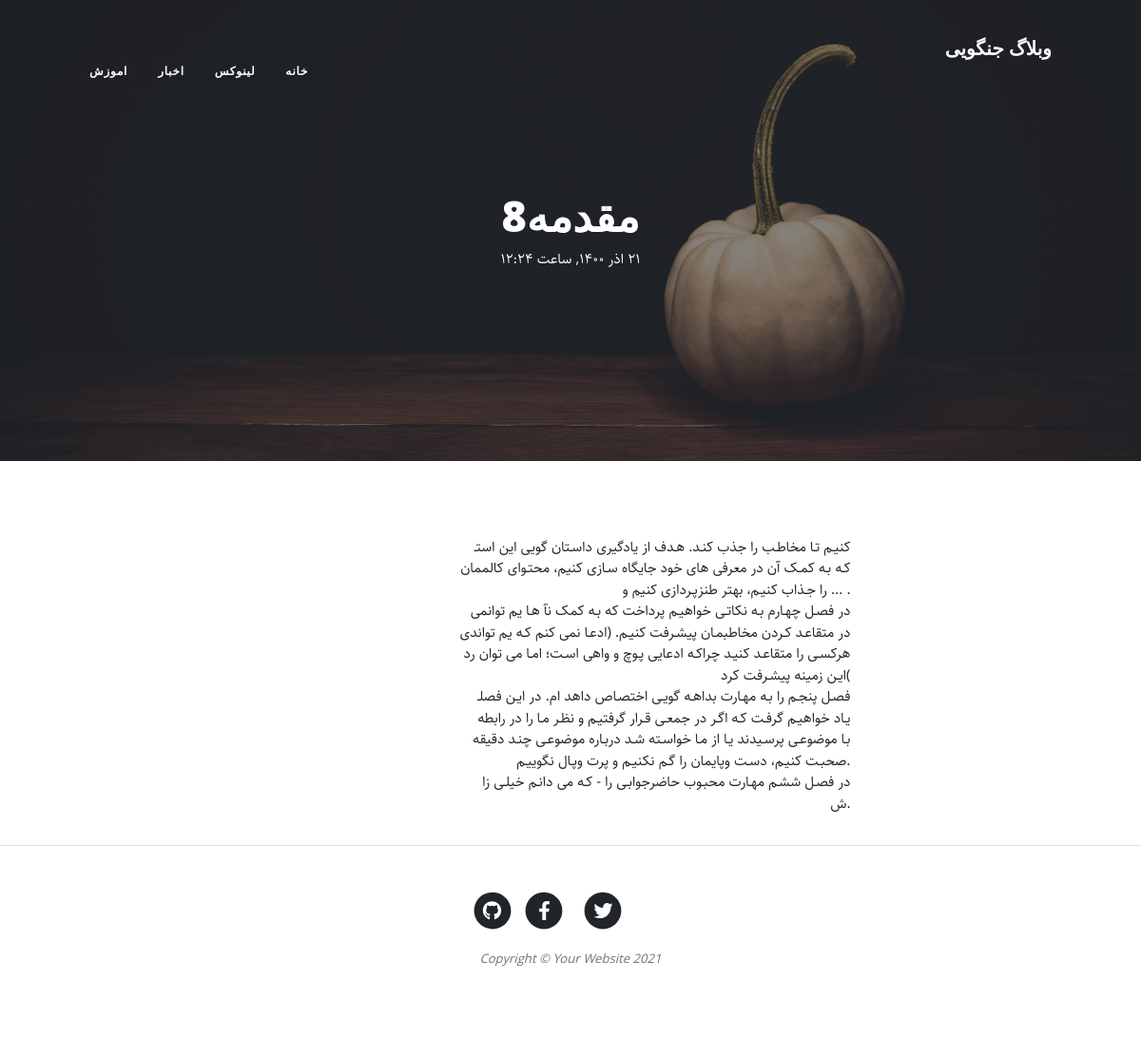
Screenshot of /article/mkdmh8 with the database file from the repository.
### blog/models.py (models this page shows, shortened)
class Category(models.Model):
    parent = models.ForeignKey('self', default=None, null=True, blank=True, on_delete=models.SET_NULL, related_name='children', verbose_name='زیر دسته')
    title = models.CharField(max_length=200, verbose_name='عنوان دسته بندی ')
    slug = models.SlugField(max_length=100, unique=True,verbose_name=' ادرس دسته بندی')
    status = models.BooleanField(default=True, verbose_name='ایا نمایش داده شود؟')
    position = models.IntegerField(verbose_name='پوزیشن')
    class Meta():
        verbose_name = 'دسته بندی '
        verbose_name_plural = 'دسته بندی ها'
        ordering = ['parent__id' ,'position']
    objects = CategoryManager()

class Article(models.Model):
    STATUS_CHOICES = (
        ('d', 'پیش نویس  '),
        ('p', 'منتشر شده '),
    )
    author = models.ForeignKey(User, null=True, on_delete=models.SET_NULL, related_name='articles', verbose_name="نویسنده")
    title = models.CharField(max_length=60, verbose_name='عنوان مقاله')
    slug = models.SlugField(max_length=60, unique=True,verbose_name='ادرس مقاله')
    category = models.ManyToManyField(Category, verbose_name='دسته بندی', related_name='articles')
    description = models.TextField(verbose_name='محتوا')
    thumbnail = models.ImageField(upload_to="images/", verbose_name='تصویر مقاله')
    publish = models.DateTimeField(default=timezone.now, verbose_name='زمان انتشار')
    created = models.DateTimeField(auto_now_add=True)
    updated = models.DateTimeField(auto_now=True)
    status = models.CharField(max_length=1, choices=STATUS_CHOICES, verbose_name='وضعیت')
    class Meta():
        verbose_name = 'مقاله'
        verbose_name_plural = 'مقالات'
        ordering = ['-publish']
    def jpublish(self):
        return jalali_converter(self.publish)
    jpublish.short_description = "زمان انتشار"
    def thumbnail_tag(self):
        return format_html("<img width=100 height=75 style='border-radius:7px;' src='{}'".format(self.thumbnail.url))
    thumbnail_tag.short_description = " عکس"
    objects = ArticleManager()

### blog/views.py (the view)
# urls.py: path('article/<slug:slug>', ArticleDetail.as_view(), name='detail'),
class ArticleDetail(DetailView):
    def get_object(self):
        slug = self.kwargs.get('slug')
        return get_object_or_404(Article.objects.published(), slug=slug)

### blog/models.py (called while the page is built)
    def published(self):
        return self.filter(status="p")

    def active(self):
        return self.filter(status=True)

### blog/templatetags/base_tags.py (called while the page is built)
@register.simple_tag
def title(data='وبلاگ جنگویی'):
    return data

@register.inclusion_tag("blog/partials/category_navbar.html")
def category_navbar():
    return {
        "category" : Category.objects.filter(status=True),
    }

### extensions/jalali.py (called while the page is built)
    def persian_tuple(self):
        return self.persian_year, self.persian_month, self.persian_day

### extensions/utils.py (called while the page is built)
def persian_numbers_converter(mystr):
   numbers = {
      "0":"۰",
      "1":"۱",
      "2":"۲",
      "3":"۳",
      "4":"۴",
      "5":"۵",
      "6":"۶",
      "7":"۷",
      "8":"۸",
      "9":"۹",
   }
   for e, p in numbers.items():
      mystr = mystr.replace(e,p)
   return mystr

def jalali_converter(time):
   jmonths = ['فروردین','اردیبهشت','خرداد','تیر','مرداد','شهریور','مهر','ابان','اذر','دی','بهمن','اسفند']
   time = timezone.localtime(time)
   time_to_str = "{},{},{}".format(time.year, time.month, time.day)
   time_to_tuple = jalali.Gregorian(time_to_str).persian_tuple()
   time_to_list = list(time_to_tuple)
   for index, month in enumerate(jmonths):
      if time_to_list[1] == index + 1:
         time_to_list[1] = month
         break
   output = "{} {} {}, ساعت {}:{}".format(
      time_to_list[2],
      time_to_list[1],
      time_to_list[0],
      time.hour,
      time.minute,
   )
   return  persian_numbers_converter(output)

### templates/blog/article_detail.html (shortened to what this page needs)
{% extends 'blog/base.html' %}
{% block main %}
<header class="masthead" style="background-image: url('{{article.thumbnail.url}}')">
    <div class="container position-relative px-4 px-lg-5">
        <div class="row gx-4 gx-lg-5 justify-content-center">
            <div class="col-md-10 col-lg-8 col-xl-7">
                <div class="site-heading">
                    <h1>{{object.title}}</h1>
                    <time>{{object.jpublish}}</time>
                </div>
            </div>
        </div>
    </div>
</header>
   <article class="mb-4">
        <div class="container px-4 px-lg-5">
            <div class="row gx-4 gx-lg-5 justify-content-center">
                <div class="col-md-10 col-lg-8 col-xl-7 text-justify">
                    {{object.description|linebreaks}}
                </div>
            </div>
        </div>
{% endblock  %}

### templates/blog/partials/category_navbar.html (shortened to what this page needs)
<div class="collapse navbar-collapse nav" id="navbarResponsive">
    <ul class="navbar-nav ms-auto py-4 py-lg-0">
        <li class="nav-item">
            <a class="nav-link px-lg-3 py-3 py-lg-4" href="{% url 'blog:home' %}">خانه</a>
        </li>
        {% for cat in category %}
            {% if cat.parent == None %}
            <li class="nav-item">
                <a class="nav-link px-lg-3 py-3 py-lg-4" href="{% url 'blog:category' cat.slug %}">{{cat.title}}</a>
            </li>
            {% endif %}
        {% endfor %}
    </ul>
</div>

### static/blog/css/rtl.css (style rules this page uses)
body { direction: rtl; text-align: right; font-family: "Sahel"; font-size:15px; }
ul.navbar-nav.ms-auto.py-4.py-lg-0 { margin-left: initial !important; margin-right: auto !important; }
header.masthead .site-heading h1, header.masthead .site-heading .h1 { font-size: 45px; }
.nav ul { padding-right: 0; }
.nav ul li { border-bottom: none; height: 86px; line-height: 86px; font-size: 14px; display: inline-block; float:left; margin: 0 auto; }
.nav ul li a { text-decoration: none; color:#000000; display: block; transition: .3s background-color; padding:0 24px; }
.nav a { border-bottom:none; }

### rows the page displays
Category: title "لینوکس"
Category: title "اخبار"
Category: title "اموزش"
Article: thumbnail (picture), title "مقدمه8", jpublish "۲۱ اذر ۱۴۰۰, ساعت ۱۲:۲۴", description "کنیـم تـا مخاطـب را جذب کنـد. هـدف از یادگیری داسـتان گویی این استـ کـه بـه کمـک آن در معرفی های خود جایگاه سـازی کنیم، محتـوای کالممان . ... را جـذاب کنیـم، بهتر طنزپـردازی کنیم و در فصـل چهـارم بـه نکاتـی خواهیـم پرداخت که بـه کمک نآ هـا یم توانمی در متقاعـد کـردن مخاطبمـان پیشـرفت کنیـم. (ادعـا نمی کنم کـه یم تواندی هرکسـی را متقاعـد کنیـد چراکـه ادعایی پـوچ و واهی اسـت؛ امـا می توان رد )ایـن زمینه پیشـرفت کرد فصـل پنجـم را بـه مهـارت بداهـه گویـی اختصـاص داهد ام. در ایـن فصلـ یـاد خواهیـم گرفـت کـه اگـر در جمعـی قـرار گرفتیـم و نظـر مـا را در رابطه بـا موضوعـی پرسـیدند یـا از مـا خواسـته شـد دربـاره موضوعـی چنـد دقیقه .صحبـت کنیـم، دسـت وپایمان را گـم نکنیـم و پرت وپـال نگوییـم در فصـل…"
